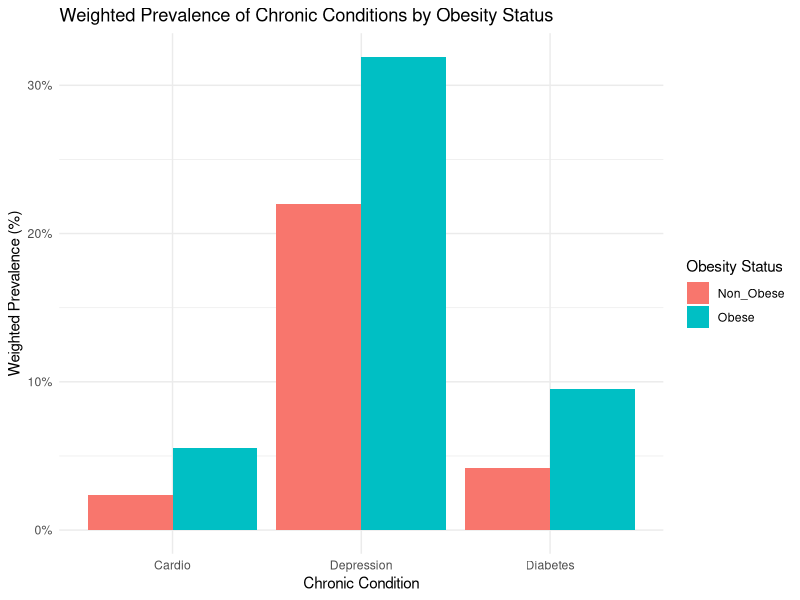

Reproduce this figure in R.
# Step 1: Load libraries and read data
library(dplyr)
library(survey)
library(ggplot2)
library(tidyr)

setwd("C:/Users/namitha/Documents/DATS-6101-Project-/data/processed")

# Step 2: Read yearly BRFSS datasets
d1 <- read.csv("brfss_2018_clean_sample.csv")
d2 <- read.csv("brfss_2019_clean_sample.csv")
d3 <- read.csv("brfss_2020_clean_sample.csv")
d4 <- read.csv("brfss_2021_clean_sample.csv")
d5 <- read.csv("brfss_2022_clean_sample.csv")
d6 <- read.csv("brfss_2023_clean_sample.csv")

# Combine datasets into one dataframe
brfss_data <- bind_rows(d1, d2, d3, d4, d5, d6)

# Quick check
head(brfss_data)

# Step 3: Create obesity variable and filter post-COVID period
brfss_postcovid <- brfss_data %>%
  mutate(obese = ifelse(bmi_category == "Obese", 1, 0)) %>%  # 1=Obese, 0=Not Obese
  filter(interview_year >= 2019)

# Step 4: Create chronic conditions variables with correct coding
brfss_postcovid <- brfss_postcovid %>%
  mutate(
    diabetes = ifelse(diabetes_status %in% c("Yes", "Yes, only pregnancy"), 1, 0),
    cardio = ifelse(
      heart_attack_history == "Yes" |
        coronary_hd_history == "Yes" |
        stroke_history == "Yes", 1, 0
    ),
    depression = ifelse(depression_history == "Yes", 1, 0)
  )

# Quick check
head(brfss_postcovid)

# Step 5: Convert chronic conditions to numeric
brfss_postcovid <- brfss_postcovid %>%
  mutate(
    diabetes = as.numeric(diabetes),
    cardio = as.numeric(cardio),
    depression = as.numeric(depression)
  )

# Step 6: Create survey design without strata to avoid singleton PSU issue
brfss_design <- svydesign(
  id = ~psu,
  weights = ~weight_final,
  data = brfss_postcovid
)

# Step 6a: Function to calculate weighted prevalence by obesity status
weighted_prev <- function(var) {
  svyby(
    as.formula(paste0("~", var)),
    ~obese,
    brfss_design,
    svymean,
    na.rm = TRUE
  )
}

# Step 6b: Calculate weighted prevalence for each chronic condition
diabetes_prev <- weighted_prev("diabetes")
cardio_prev <- weighted_prev("cardio")
depression_prev <- weighted_prev("depression")

# Step 6c: Combine results into one table
chronic_by_obese <- data.frame(
  Condition = c("Diabetes", "Cardio", "Depression"),
  Non_Obese = c(diabetes_prev[1,2], cardio_prev[1,2], depression_prev[1,2]),
  Obese = c(diabetes_prev[2,2], cardio_prev[2,2], depression_prev[2,2])
)

# View weighted prevalence table
chronic_by_obese

# Step 7: Visualize weighted prevalence
library(ggplot2)
library(tidyr)

# Reshape chronic_by_obese for plotting
chronic_long <- chronic_by_obese %>%
  pivot_longer(cols = c("Non_Obese", "Obese"), names_to = "Obesity_Status", values_to = "Prevalence")

# Create bar plot
ggplot(chronic_long, aes(x = Condition, y = Prevalence, fill = Obesity_Status)) +
  geom_bar(stat = "identity", position = "dodge") +
  scale_y_continuous(labels = scales::percent_format(accuracy = 1)) +
  labs(
    title = "Weighted Prevalence of Chronic Conditions by Obesity Status",
    x = "Chronic Condition",
    y = "Weighted Prevalence (%)",
    fill = "Obesity Status"
  ) +
  theme_minimal()

# Step 8: Save weighted prevalence table to CSV

if(!dir.exists("outputs")){
  dir.create("outputs")
}

# Save the chronic_by_obese table
write.csv(chronic_by_obese, "outputs/chronic_by_obese.csv", row.names = FALSE)
